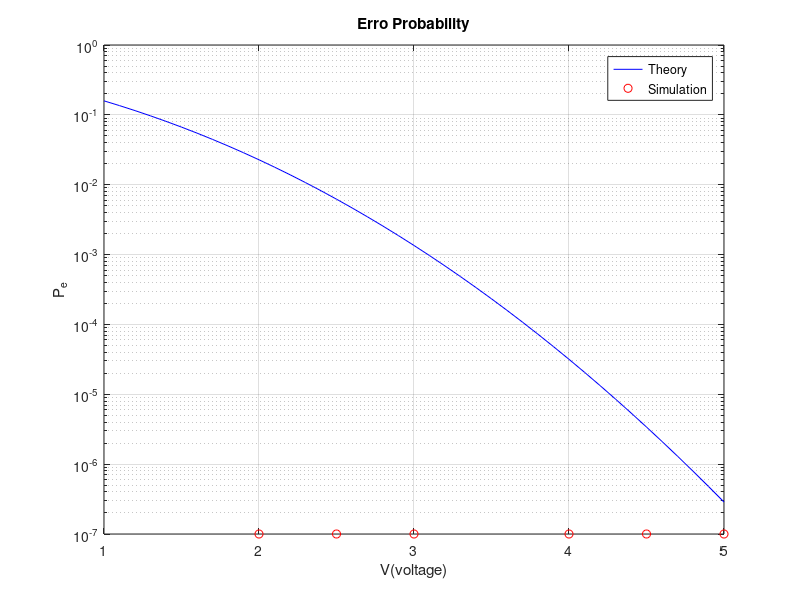

Reproduce this figure in MATLAB.
clc;
clear all;
close all;

V = [1: 0.5: 5];
sigma = 1;

X_num = 10^7;

for k = 1: length(V)
    X = zeros(1,X_num);
    
    A = rand(1, X_num);
    if (A(k) < 0.5)
        A(k) = 0; 
        X(k) = V(k);
    else
        A(k) = 1;
        X(k) = -V(k);
    end
    
    error_num = 0;
    estimate = zeros(1, X_num);
 
    N = sigma.*randn(1, 10^7);
    
    Y = X + N;        
    
    if (Y < 0)
        estimate(k) = -V(k);
    else
        estimate(k) = V(k);
    end
    
    if (estimate(k) ~= X(k))
        error_num = error_num + 1;
    end
    
    error_prob(k) = error_num/X_num;
    
end



V_theo = [1:0.1:5];
theo_err_prob = 1/2*erfc(V_theo/(sqrt(2)*sigma));


figure(1)
semilogy(V_theo, theo_err_prob,'-b');
hold on;
semilogy(V,error_prob,'ro');
grid on;
title('Erro Probability');
ylabel('P_e');
xlabel('V(voltage)');
legend('Theory', 'Simulation');